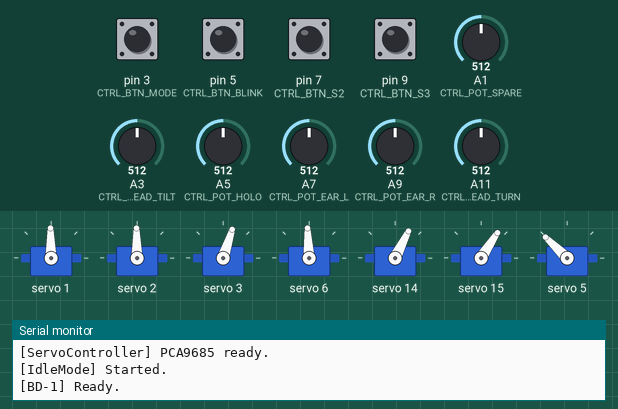
This sketch was run on a simulated Arduino Mega 2560, built with avr-gcc and run on an emulated ATmega2560. On the bench: 7 × servo, the last lines printed to the serial monitor. The test bench sets the inputs (shaded band); at power-on: pin 3 (CTRL_BTN_MODE), pin 7 (CTRL_BTN_S2) HIGH, pin 5 (CTRL_BTN_BLINK), pin 9 (CTRL_BTN_S3) LOW, A5 (CTRL_POT_HOLO) = 512, A1 (CTRL_POT_SPARE) = 512, A9 (CTRL_POT_EAR_R) = 512, A3 (CTRL_POT_HEAD_TILT) = 512, A7 (CTRL_POT_EAR_L) = 512, A11 (CTRL_POT_HEAD_TURN) = 512. Random numbers use the default seed unless the sketch sets one.

Above: at 2.21 s.
2.4 s: pin 3 (CTRL_BTN_MODE) pulled LOW for 0.15 s
At 3.1 s:
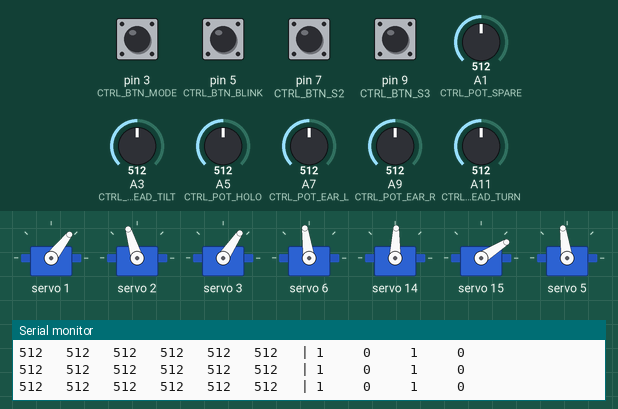
4.1 s: A5 (CTRL_POT_HOLO) set to 716
At 4.9 s:
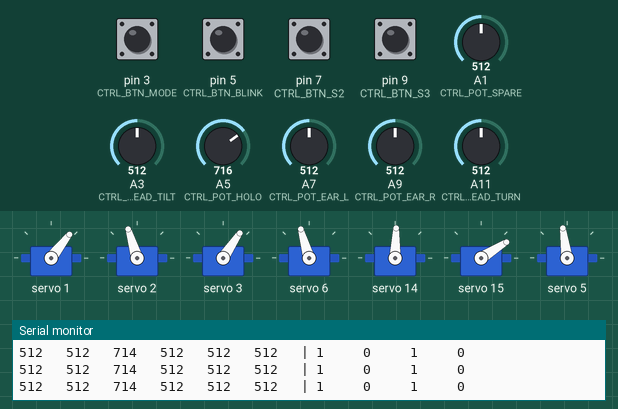
5.7 s: A1 (CTRL_POT_SPARE) set to 30
At 7.1 s:
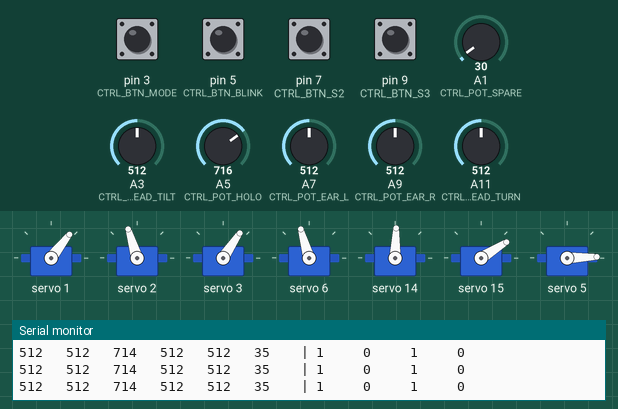
7.4 s: A9 (CTRL_POT_EAR_R) set to 716
At 8.0 s:
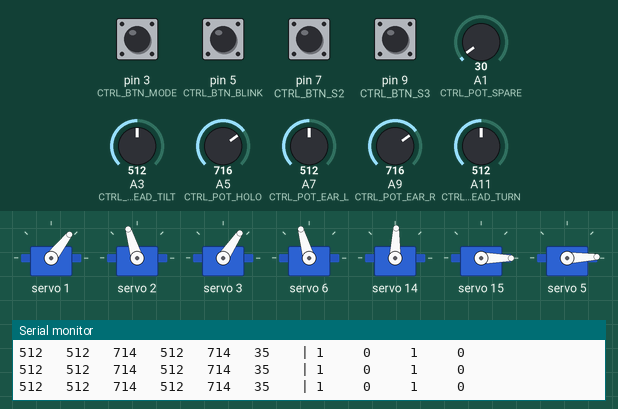
9.0 s: A3 (CTRL_POT_HEAD_TILT) set to 30
At 9.6 s:
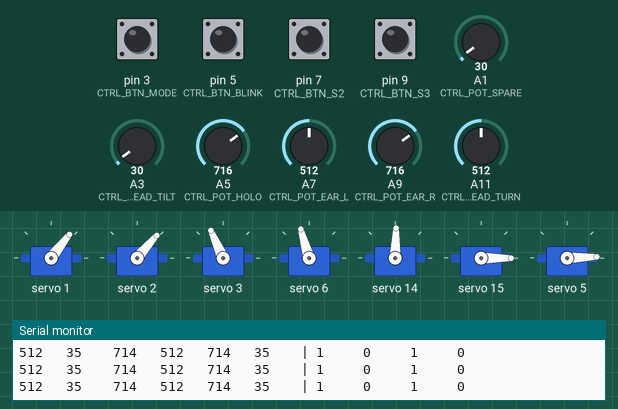
10.6 s: A7 (CTRL_POT_EAR_L) set to 30
At 11.6 s:
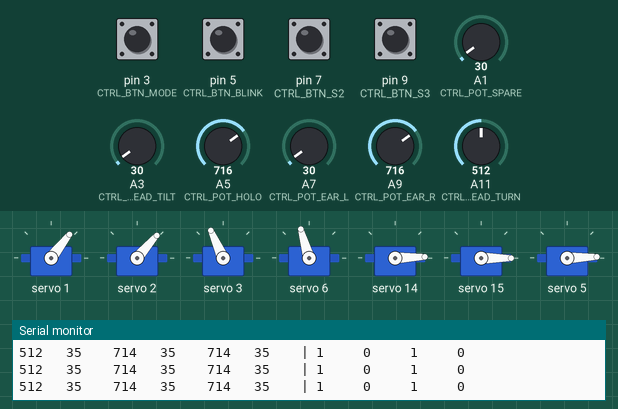
Timing chart, 0 to 13.3 s (numbered marks = the images above; inputs shaded):
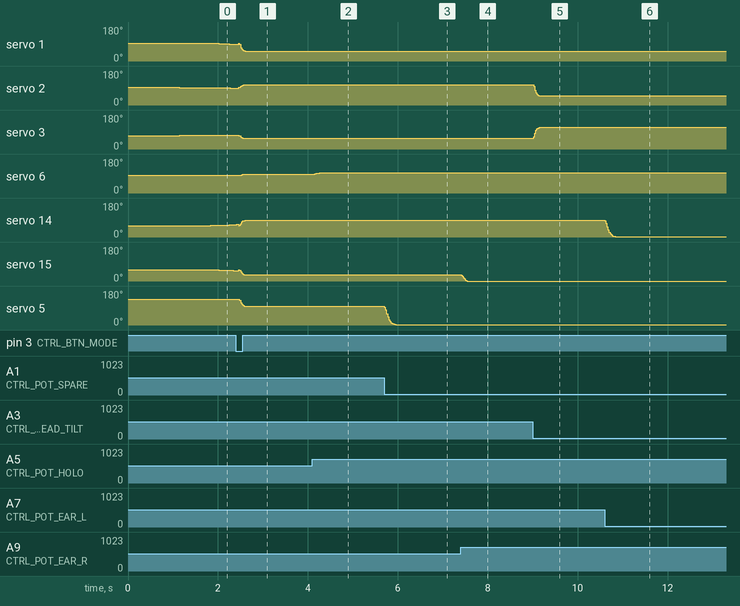

Measured:
- after the input at 2.4 s, servo 5: 136° → 98° after 0.07 s
- after the input at 4.1 s, servo 6: 98° → 106° at once
- after the input at 5.7 s, servo 5: moves from 98° to 2° over 0.25 s, starting at once
- after the input at 7.4 s, servo 15: 32° → 0° at once
- after the input at 9.0 s, servo 2: 107° → 49° at once; servo 3: 56° → 114° at once
- after the input at 10.6 s, servo 14: moves from 88° to 2° over 0.24 s, starting at once

The sketch:

BD1.ino
```cpp
#include <Wire.h>
#include "config.h"
#include "ServoController.h"
#include "IdleMode.h"
#include "ControllerMode.h"

// =============================================================================
// BD-1 Main Sketch
// Mode switching lives here.
// =============================================================================

ServoController  servo;
IdleMode         idleMode(servo);
ControllerMode   controllerMode(servo);

enum class RobotMode {
    IDLE,
    CONTROLLER,
};

RobotMode currentMode = RobotMode::IDLE;

// --- Button debounce state ---
bool     _rawBtnState      = HIGH;  // Last raw reading
bool     _debouncedBtnState = HIGH; // Last stable reading after debounce
uint32_t _lastDebounceMs   = 0;

void setup() {
    Serial.begin(9600);
    randomSeed(analogRead(A1));

    pinMode(CTRL_BTN_MODE, INPUT_PULLUP);

    servo.begin();
    delay(1000); // Hold center before animation starts

    idleMode.begin();

    Serial.println("[BD-1] Ready.");
}

void loop() {
    // --- Mode switch button (debounced) ---
    bool reading = digitalRead(CTRL_BTN_MODE);
    if (reading != _rawBtnState) {
        _rawBtnState    = reading;
        _lastDebounceMs = millis();
    }
    if ((millis() - _lastDebounceMs) > CTRL_DEBOUNCE_MS) {
        if (_rawBtnState != _debouncedBtnState) {
            _debouncedBtnState = _rawBtnState;
            if (_debouncedBtnState == LOW) {
                // Button just pressed — toggle mode
                if (currentMode == RobotMode::IDLE) {
                    currentMode = RobotMode::CONTROLLER;
                    controllerMode.begin();
                } else {
                    currentMode = RobotMode::IDLE;
                    idleMode.begin();
                }
            }
        }
    }

    // --- Active mode update ---
    switch (currentMode) {
        case RobotMode::IDLE:
            idleMode.update();
            break;
        case RobotMode::CONTROLLER:
            controllerMode.update();
            break;
    }
}
```

ControllerMode.cpp
```cpp
#include "ControllerMode.h"

ControllerMode::ControllerMode(ServoController& sc) : _sc(sc) {}

void ControllerMode::begin() {
    // Seed pot state from current readings so servos don't jump on entry
    _lastRaw[0] = analogRead(CTRL_POT_HEAD_TURN);
    _lastRaw[1] = analogRead(CTRL_POT_HEAD_TILT);
    _lastRaw[2] = analogRead(CTRL_POT_HOLO);
    _lastRaw[3] = analogRead(CTRL_POT_EAR_L);
    _lastRaw[4] = analogRead(CTRL_POT_EAR_R);
    _lastRaw[5] = analogRead(CTRL_POT_SPARE);

    for (int i = 0; i < 6; i++) _smoothed[i] = (float)_lastRaw[i];

    // Seed spring positions at center so servos don't snap on entry
    for (int i = 0; i < NUM_AXES; i++) {
        _vel[i] = 0.0f;
    }
    _pos[0] = IDLE_SERVO_RANGE[IDX_HEAD_TURN][1];
    _pos[1] = IDLE_SERVO_RANGE[IDX_HEAD_TILT_L][1];
    _pos[2] = IDLE_SERVO_RANGE[IDX_HOLO][1];
    _pos[3] = IDLE_SERVO_RANGE[IDX_EAR_L][1];
    _pos[4] = IDLE_SERVO_RANGE[IDX_EAR_R][1];
    _pos[5] = IDLE_SERVO_RANGE[IDX_EYE_BLINK][2]; // start open

    _earsLinked       = false;
    _earsBtnRaw       = HIGH;
    _earsBtnDebounced = HIGH;
    _earsBtnMs        = 0;
    pinMode(CTRL_BTN_S2, INPUT_PULLUP);

    _sc.centerAll();

    Serial.println("[ControllerMode] Started.");
}

void ControllerMode::update() {
    // Ear link toggle
    bool reading = digitalRead(CTRL_BTN_S2);
    if (reading != _earsBtnRaw) { _earsBtnRaw = reading; _earsBtnMs = millis(); }
    if ((millis() - _earsBtnMs) > CTRL_DEBOUNCE_MS && _earsBtnRaw != _earsBtnDebounced) {
        _earsBtnDebounced = _earsBtnRaw;
        if (_earsBtnDebounced == LOW) {
            _earsLinked = !_earsLinked;
            Serial.print("[ControllerMode] Ears: ");
            Serial.println(_earsLinked ? "LINKED" : "INDEPENDENT");
        }
    }

    readAndWriteServos();
    updateEye();

#ifdef CTRL_DEBUG_LOG
    static uint32_t _lastLogMs = 0;
    if (millis() - _lastLogMs >= CTRL_DEBUG_INTERVAL_MS) {
        _lastLogMs = millis();
        char buf[80];
        snprintf(buf, sizeof(buf),
            "%-5d %-5d %-5d %-5d %-5d %-5d | %-5d %-5d %-5d %-5d",
            _lastRaw[0], _lastRaw[1], _lastRaw[2],
            _lastRaw[3], _lastRaw[4], _lastRaw[5],
            digitalRead(CTRL_BTN_MODE), digitalRead(CTRL_BTN_BLINK),
            digitalRead(CTRL_BTN_S2),   digitalRead(CTRL_BTN_S3));
        Serial.println(buf);
    }
#endif
}

// =============================================================================
// Private
// =============================================================================

void ControllerMode::readAndWriteServos() {
    // Head turn
    {
        int   raw    = readPot(CTRL_POT_HEAD_TURN, 0);
        float target = potToDeg(raw, CTRL_POT_HEAD_TURN_MIN, CTRL_POT_HEAD_TURN_MAX,
                                     IDLE_SERVO_RANGE[IDX_HEAD_TURN][0],
                                     IDLE_SERVO_RANGE[IDX_HEAD_TURN][2]);
        int deg = (int)updateSpring(0, target, IDLE_SERVO_RANGE[IDX_HEAD_TURN][0],
                                               IDLE_SERVO_RANGE[IDX_HEAD_TURN][2]);
        _sc.writeDegrees(IDLE_SERVO_CHANNELS[IDX_HEAD_TURN], deg,
                         IDLE_SERVO_RANGE[IDX_HEAD_TURN][0],
                         IDLE_SERVO_RANGE[IDX_HEAD_TURN][2],
                         IDLE_SERVO_REVERSED[IDX_HEAD_TURN]);
    }

    // Head tilt — one pot drives both tilt servos (reversal handles mirroring)
    {
        int   raw    = readPot(CTRL_POT_HEAD_TILT, 1);
        float target = potToDeg(raw, CTRL_POT_HEAD_TILT_MIN, CTRL_POT_HEAD_TILT_MAX,
                                     IDLE_SERVO_RANGE[IDX_HEAD_TILT_L][0],
                                     IDLE_SERVO_RANGE[IDX_HEAD_TILT_L][2]);
        int deg = (int)updateSpring(1, target, IDLE_SERVO_RANGE[IDX_HEAD_TILT_L][0],
                                               IDLE_SERVO_RANGE[IDX_HEAD_TILT_L][2]);
        _sc.writeDegrees(IDLE_SERVO_CHANNELS[IDX_HEAD_TILT_L], deg,
                         IDLE_SERVO_RANGE[IDX_HEAD_TILT_L][0],
                         IDLE_SERVO_RANGE[IDX_HEAD_TILT_L][2],
                         IDLE_SERVO_REVERSED[IDX_HEAD_TILT_L]);
        _sc.writeDegrees(IDLE_SERVO_CHANNELS[IDX_HEAD_TILT_R], deg,
                         IDLE_SERVO_RANGE[IDX_HEAD_TILT_R][0],
                         IDLE_SERVO_RANGE[IDX_HEAD_TILT_R][2],
                         IDLE_SERVO_REVERSED[IDX_HEAD_TILT_R]);
    }

    // Holoprojector
    {
        int   raw    = readPot(CTRL_POT_HOLO, 2);
        float target = potToDeg(raw, CTRL_POT_HOLO_MIN, CTRL_POT_HOLO_MAX,
                                     IDLE_SERVO_RANGE[IDX_HOLO][0],
                                     IDLE_SERVO_RANGE[IDX_HOLO][2]);
        int deg = (int)updateSpring(2, target, IDLE_SERVO_RANGE[IDX_HOLO][0],
                                               IDLE_SERVO_RANGE[IDX_HOLO][2]);
        _sc.writeDegrees(IDLE_SERVO_CHANNELS[IDX_HOLO], deg,
                         IDLE_SERVO_RANGE[IDX_HOLO][0],
                         IDLE_SERVO_RANGE[IDX_HOLO][2],
                         IDLE_SERVO_REVERSED[IDX_HOLO]);
    }

    // Ear left
    {
        int   raw    = readPot(CTRL_POT_EAR_L, 3);
        float target = potToDeg(raw, CTRL_POT_EAR_L_MIN, CTRL_POT_EAR_L_MAX,
                                     IDLE_SERVO_RANGE[IDX_EAR_L][0],
                                     IDLE_SERVO_RANGE[IDX_EAR_L][2]);
        int deg = (int)updateSpring(3, target, IDLE_SERVO_RANGE[IDX_EAR_L][0],
                                               IDLE_SERVO_RANGE[IDX_EAR_L][2]);
        _sc.writeDegrees(IDLE_SERVO_CHANNELS[IDX_EAR_L], deg,
                         IDLE_SERVO_RANGE[IDX_EAR_L][0],
                         IDLE_SERVO_RANGE[IDX_EAR_L][2],
                         IDLE_SERVO_REVERSED[IDX_EAR_L]);
    }

    // Ear right — follows left ear pot when linked, own pot when independent
    {
        float target;
        if (_earsLinked) {
            target = _pos[3]; // track left ear's spring position directly
        } else {
            int raw = readPot(CTRL_POT_EAR_R, 4);
            target  = potToDeg(raw, CTRL_POT_EAR_R_MIN, CTRL_POT_EAR_R_MAX,
                                    IDLE_SERVO_RANGE[IDX_EAR_R][0],
                                    IDLE_SERVO_RANGE[IDX_EAR_R][2]);
        }
        int deg = (int)updateSpring(4, target, IDLE_SERVO_RANGE[IDX_EAR_R][0],
                                               IDLE_SERVO_RANGE[IDX_EAR_R][2]);
        _sc.writeDegrees(IDLE_SERVO_CHANNELS[IDX_EAR_R], deg,
                         IDLE_SERVO_RANGE[IDX_EAR_R][0],
                         IDLE_SERVO_RANGE[IDX_EAR_R][2],
                         IDLE_SERVO_REVERSED[IDX_EAR_R]);
    }

    // CTRL_POT_SPARE (A5) — reserved, no-op
}

int ControllerMode::readPot(uint8_t pin, int idx) {
    int raw = analogRead(pin);
    _smoothed[idx] = CTRL_POT_ALPHA * raw + (1.0f - CTRL_POT_ALPHA) * _smoothed[idx];
    int s = (int)_smoothed[idx];
    if (abs(s - _lastRaw[idx]) > CTRL_POT_DEADBAND) {
        _lastRaw[idx] = s;
    }
    return _lastRaw[idx];
}

float ControllerMode::potToDeg(int raw, int potMin, int potMax, int minDeg, int maxDeg) {
    raw = constrain(raw, potMin, potMax);
    return map(raw, potMin, potMax, minDeg, maxDeg);
}

float ControllerMode::updateSpring(int idx, float target, int minDeg, int maxDeg) {
    _vel[idx] += (target - _pos[idx]) * CTRL_SPRING - _vel[idx] * CTRL_DAMPING;
    _pos[idx] += _vel[idx];
    _pos[idx]  = constrain(_pos[idx], (float)minDeg, (float)maxDeg);
    return _pos[idx];
}

void ControllerMode::updateEye() {
    int   raw    = readPot(CTRL_POT_SPARE, 5);
    float target = potToDeg(raw, CTRL_POT_SPARE_MIN, CTRL_POT_SPARE_MAX,
                                 IDLE_SERVO_RANGE[IDX_EYE_BLINK][0],
                                 IDLE_SERVO_RANGE[IDX_EYE_BLINK][2]);
    int deg = (int)updateSpring(5, target, IDLE_SERVO_RANGE[IDX_EYE_BLINK][0],
                                           IDLE_SERVO_RANGE[IDX_EYE_BLINK][2]);
    _sc.writeDegrees(IDLE_SERVO_CHANNELS[IDX_EYE_BLINK], deg,
                     IDLE_SERVO_RANGE[IDX_EYE_BLINK][0],
                     IDLE_SERVO_RANGE[IDX_EYE_BLINK][2],
                     IDLE_SERVO_REVERSED[IDX_EYE_BLINK]);
}
```

ControllerMode.h
```cpp
#pragma once

#include "ServoController.h"
#include "config.h"

// =============================================================================
// ControllerMode
// Puppet control — potentiometers map directly to servos in real time.
// Eye blink continues on its independent timer.
// Mode switch button is handled in BD1.ino.
// =============================================================================
class ControllerMode {
public:
    ControllerMode(ServoController& sc);

    void begin();   // Center servos, seed pot state, print ready message
    void update();  // Call every loop() — non-blocking

private:
    ServoController& _sc;

    // Pot state — smoothed then deadbanded
    // Order: HEAD_TURN, HEAD_TILT, HOLO, EAR_L, EAR_R, SPARE
    float _smoothed[6];  // EMA accumulator (float for precision)
    int   _lastRaw[6];   // Last accepted value after deadband

    // Spring-damper — one axis per independent control input
    // Order: HEAD_TURN, HEAD_TILT, HOLO, EAR_L, EAR_R, EYE
    static const int NUM_AXES = 6;
    float _pos[NUM_AXES];  // Current smoothed output position (degrees)
    float _vel[NUM_AXES];  // Current velocity (degrees per update)

    // Step the spring-damper for one axis toward target; clamps output to [minDeg, maxDeg]
    float updateSpring(int idx, float target, int minDeg, int maxDeg);

    // Ear link toggle (CTRL_BTN_S2)
    bool     _earsLinked;
    bool     _earsBtnRaw;
    bool     _earsBtnDebounced;
    uint32_t _earsBtnMs;

    // Read a pot with deadband; updates _lastRaw[idx] if change is large enough
    int  readPot(uint8_t pin, int idx);

    // Map a raw ADC reading to a degree, using calibrated pot min/max
    float potToDeg(int raw, int potMin, int potMax, int minDeg, int maxDeg);

    void readAndWriteServos();
    void updateEye();
};
```

IdleMode.h
```cpp
#pragma once

#include "ServoController.h"
#include "config.h"

//  =============================================================================
//  Keyframe & Sequence types
//  positions[i] = -1 means don't move this servo this frame
//  =============================================================================
struct Keyframe {
    int positions[NUM_IDLE_SERVOS];   // degrees, or -1 to skip
    uint16_t durationMs;              // time to reach this position
};

struct Sequence {
    const char*     name;
    const Keyframe* frames;
    uint8_t         frameCount;
    uint8_t         weight;     // higher = more likely picked during calm
    bool            burstOnly;  // true = only used during burst mode
};

//  =============================================================================
//  IdleMode
//  Plays scripted sequences with eased interpolation.
//  Blink runs on an independent timer (ready to wire in when eyes are built).
//  =============================================================================
class IdleMode {
public:
    IdleMode(ServoController& sc);

    void begin();    // Center servos, pick first sequence
    void update();   // Call every loop() — non-blocking

private:
    enum class State { CALM, BURST, SETTLE };

    ServoController& _sc;

    //  --- Sequence player ---
    State       _state;
    int         _currentSeq;       // Index into sequence table
    int         _currentFrame;     // Index into current sequence's frames
    float       _currentPos[NUM_IDLE_SERVOS];   // Interpolated positions
    float       _startPos[NUM_IDLE_SERVOS];     // Position at frame start
    uint32_t    _frameStartMs;     // millis() when current frame began
    int         _burstRemaining;   // Sequences left in a burst

    //  --- Blink (independent timer, not part of keyframe system) ---
    uint32_t    _nextBlinkMs;
    bool        _blinkActive;
    uint8_t     _blinkPhase;    // 0=closing  1=hold  2=opening
    uint32_t    _blinkPhaseMs;

    //  --- Methods ---
    void        pickNextSequence();
    void        startFrame(int frameIdx);
    void        updateInterpolation();
    void        writePositions();
    void        updateBlink();

    //  Ease in-out (cubic) t in [0,1] → eased t
    float       ease(float t);

    //  Pick a random sequence index from the calm pool (weighted)
    int         pickCalm();
    int         pickBurst();
};
```

ServoController.cpp
```cpp
#include "ServoController.h"
#include <Wire.h>

ServoController::ServoController() : _pwm(Adafruit_PWMServoDriver()) {}

void ServoController::begin() {
    Wire.begin();
    delay(100); // Bus stabilisation

    while (true) {
        Wire.beginTransmission(0x40);
        byte err = Wire.endTransmission();
        if (err == 0) {
            initHardware();
            centerAll();
            Serial.println("[ServoController] PCA9685 ready.");
            return;
        }
        Serial.print("[ServoController] PCA9685 not found (err ");
        Serial.print(err);
        Serial.println(") retrying...");
        delay(500);
    }
}

void ServoController::writeDegrees(uint8_t channel, int degrees,
                                    int minDeg, int maxDeg, bool reversed) {
    degrees = constrain(degrees, minDeg, maxDeg);
    if (reversed) {
        degrees = minDeg + (maxDeg - degrees);
    }
    int us = degreesToUs(degrees);
    writeMicroseconds(channel, us);
}

void ServoController::writeMicroseconds(uint8_t channel, int us) {
    us = constrain(us, SERVO_MIN_US, SERVO_MAX_US);
    _pwm.setPWM(channel, 0, usToPwmTicks(us));
}

void ServoController::centerAll() {
    for (int i = 0; i < NUM_IDLE_SERVOS; i++) {
        int center = IDLE_SERVO_RANGE[i][1];
        writeDegrees(IDLE_SERVO_CHANNELS[i], center,
                     IDLE_SERVO_RANGE[i][0], IDLE_SERVO_RANGE[i][2],
                     IDLE_SERVO_REVERSED[i]);
    }
}

// --- Private ---

void ServoController::initHardware() {
    _pwm.begin();
    _pwm.setOscillatorFrequency(OSCILLATOR_FREQ);
    _pwm.setPWMFreq(PWM_FREQ);
    delay(10);
}

int ServoController::degreesToUs(int degrees) {
    return map(degrees, 0, 180, SERVO_MIN_US, SERVO_MAX_US);
}

int ServoController::usToPwmTicks(int us) {
    return (int)((float)us / 1000000.0f * PWM_FREQ * 4096);
}
```

ServoController.h
```cpp
#pragma once

#include <Adafruit_PWMServoDriver.h>
#include "config.h"

// =============================================================================
// ServoController
// Wraps the PCA9685, handles degree→ticks conversion and channel reversal.
// =============================================================================
class ServoController {
public:
    ServoController();

    // Initialize PCA9685, retry until device is found
    void begin();

    // Write a position in degrees to a channel.
    // reversed: if true, mirrors the position within [minDeg, maxDeg]
    void writeDegrees(uint8_t channel, int degrees, int minDeg, int maxDeg, bool reversed);

    // Write a raw pulse width in microseconds to a channel
    void writeMicroseconds(uint8_t channel, int us);

    // Command all idle servos to their center positions
    void centerAll();

private:
    Adafruit_PWMServoDriver _pwm;

    int degreesToUs(int degrees);
    int usToPwmTicks(int us);
    void initHardware();
};
```

Source omitted: IdleMode.cpp (11562 bytes), config.h (8008 bytes)
